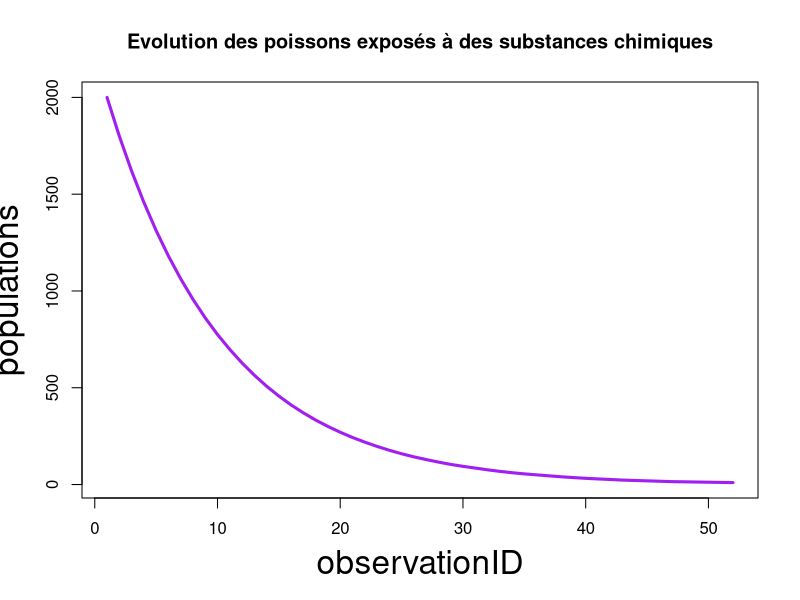

R code for this plot:
 population <- numeric(52)
 population[1] <- 2000
 for (semaine in 2:52) {
  population[semaine] <- round(population[semaine - 1] * 0.9)
 }
observationID <- 1:52
populations <- population
plot(observationID, populations,
     xlab = "observationID",
     ylab = "populations",
     cex.lab = "2",
     main = "Evolution des poissons exposés à des substances chimiques",
     col = "purple",
     type = "l",
     lwd = "3")
